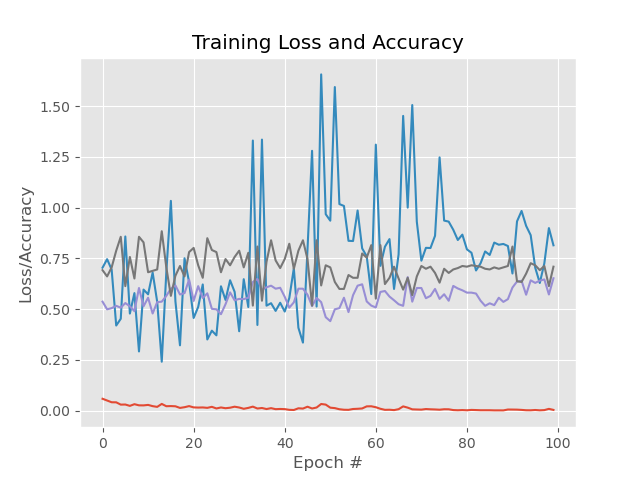

Source code (Python):
# USAGE
# python train.py --dataset dataset --model fashion.model --labelbin mlb.pickle

# set the matplotlib backend so figures can be saved in the background
import matplotlib
matplotlib.use("Agg")

# import the necessary packages
from tensorflow.keras.preprocessing.image import ImageDataGenerator
from tensorflow.keras.optimizers import Adam
from tensorflow.keras.preprocessing.image import img_to_array
from sklearn.preprocessing import MultiLabelBinarizer
from sklearn.model_selection import train_test_split
from nets.simplenet import SimpleNet
import matplotlib.pyplot as plt
from imutils import paths
import numpy as np
import argparse
import random
import pickle
import cv2
import os
import pymongo
from tensorflow.keras.callbacks import EarlyStopping, ModelCheckpoint,ReduceLROnPlateau

basepath = r'C:\01_Works\game-jackyer\server\res'
training_folder = '.'

modelfile=training_folder+r'\game.h5'
labelbin=training_folder+r'\game.pickle'

EPOCHS = 100
INIT_LR = 1e-3
BS = 32
IMAGE_DIMS = (200, 120, 3)

def load_data():
	print("[INFO] loading images...")
	gjdb = pymongo.MongoClient("mongodb://localhost:8888/")['gamejackyer']

	data = []
	labels = []
	for item in gjdb['images'].find({'scenes': {'$ne':[]}}):
		image = cv2.imread(basepath+"\\"+item['url'])
		image = cv2.resize(image, (IMAGE_DIMS[1], IMAGE_DIMS[0]))
		image = img_to_array(image)
		data.append(image)
		labels.append(item['scenes'])

	data = np.array(data, dtype="float") / 255.0
	labels = np.array(labels)
	print("[INFO] class labels:")
	mlb = MultiLabelBinarizer()
	labels = mlb.fit_transform(labels)

	for (i, label) in enumerate(mlb.classes_):
		print("{}. {}".format(i + 1, label))

	print("training samples {} and testing samples {}".format(len(data),len(labels)))

	return data, labels, mlb

def train(X, Y, mlb):

	print("[INFO] compiling model...")

	model = SimpleNet.build(
		width=IMAGE_DIMS[1], height=IMAGE_DIMS[0],
		depth=IMAGE_DIMS[2], classes=len(mlb.classes_),
		finalact="sigmoid")

	opt = Adam(lr=INIT_LR, decay=INIT_LR / EPOCHS)
	model.compile(loss="binary_crossentropy", optimizer=opt,metrics=["accuracy"])

	#earlyStopping = EarlyStopping(monitor='val_loss', patience=10, verbose=0, mode='min')
	mcp_save = ModelCheckpoint(modelfile, save_best_only=True, monitor='val_accuracy', mode='max')
	#reduce_lr_loss = ReduceLROnPlateau(monitor='val_loss', factor=0.1, patience=7, verbose=1, epsilon=1e-4, mode='min')

	print("[INFO] training network...")
	if os.path.exists(modelfile):
		model.load_weights(modelfile)
	H = model.fit(X, Y, epochs=EPOCHS, verbose=1, validation_split=0.25, callbacks=[mcp_save])

	print("[INFO] serializing label binarizer...")
	f = open(labelbin, "wb")
	f.write(pickle.dumps(mlb))
	f.close()

	plt.style.use("ggplot")
	plt.figure()
	N = EPOCHS

	print(H.history)
	plt.plot(np.arange(0, N), H.history["loss"], label="train_loss")
	plt.plot(np.arange(0, N), H.history["val_loss"], label="val_loss")
	plt.plot(np.arange(0, N), H.history["accuracy"], label="train_acc")
	plt.plot(np.arange(0, N), H.history["val_accuracy"], label="val_acc")
	plt.title("Training Loss and Accuracy")
	plt.xlabel("Epoch #")
	plt.ylabel("Loss/Accuracy")
	plt.savefig("train.png")

X, Y, mlb = load_data()
train(X, Y, mlb)